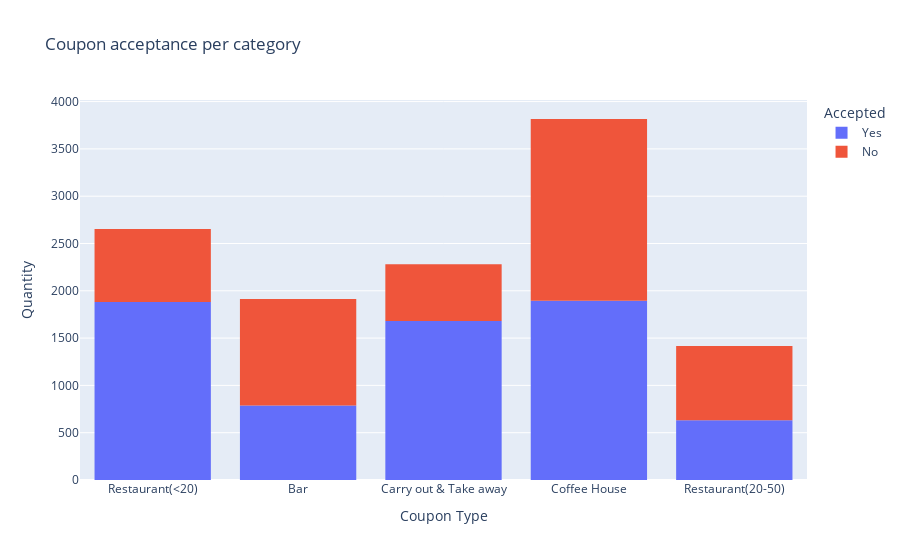

Here is the notebook cell this chart was saved with:
### Markdown cell above
### Independent Investigation

Using the bar coupon example as motivation, you are to explore one of the other coupon groups and try to determine the characteristics of passengers who accept the coupons.

### Code cell
# First look at the data to understand how many coupons per category exist. 
# We are going to explore how many coupons were accepted for Coffee House vs All the other categories.
# Using plotly to understand the overall coupon volume and category acceptance
fig = px.histogram(data_clean, x="coupon", color='Accepted', title='Coupon acceptance per category')
fig.update_layout(xaxis_title="Coupon Type", yaxis_title="Quantity")
fig.show()

### Figure 1 — Plotly figure (JSON) as saved in the notebook; plotly's stock layout.template omitted (floating-point values rounded to 4 significant figures; data arrays with more than 128 entries replaced by an {"elided": "..."} marker saying what was removed)
{"data": [{"alignmentgroup": "True", "bingroup": "x", "hovertemplate": "Accepted=Yes<br>coupon=%{x}<br>count=%{y}<extra></extra>", "legendgroup": "Yes", "marker": {"color": "#636efa", "pattern": {"shape": ""}}, "name": "Yes", "offsetgroup": "Yes", "orientation": "v", "showlegend": true, "type": "histogram", "x": {"elided": "6877 str values"}, "xaxis": "x", "yaxis": "y"}, {"alignmentgroup": "True", "bingroup": "x", "hovertemplate": "Accepted=No<br>coupon=%{x}<br>count=%{y}<extra></extra>", "legendgroup": "No", "marker": {"color": "#EF553B", "pattern": {"shape": ""}}, "name": "No", "offsetgroup": "No", "orientation": "v", "showlegend": true, "type": "histogram", "x": {"elided": "5202 str values"}, "xaxis": "x", "yaxis": "y"}], "layout": {"barmode": "relative", "legend": {"title": {"text": "Accepted"}, "tracegroupgap": 0}, "title": {"text": "Coupon acceptance per category"}, "xaxis": {"anchor": "y", "domain": [0, 1], "title": {"text": "Coupon Type"}}, "yaxis": {"anchor": "x", "domain": [0, 1], "title": {"text": "Quantity"}}}}
